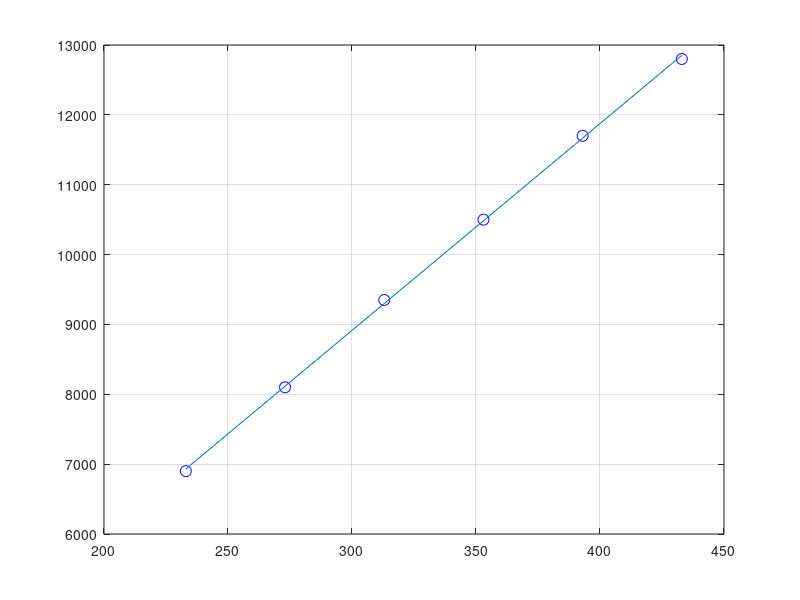

This figure's MATLAB source:
%% Practical Problems 7 Question 4

% Step 1: Define our domain
T = [-40, 0, 40, 80, 120, 160];
p = [6900, 8100, 9350, 10500, 11700, 12800];
V = 10;

kelvin = T + 273;

n = (1000 / (14.006747 * 2) );

% Step 2: Find our LOB
a = polyfit(kelvin, p, 1);

% Step 3: Plot graph
plot(kelvin, p, 'bo', 'MarkerSize', 8);
hold on
grid on
Y = polyval(a, kelvin);
plot(kelvin, Y);

% Step 4: Find Universal Gas Constant, R
R = a(1) * V / n;
fprintf('R is approximately %f\n', R);